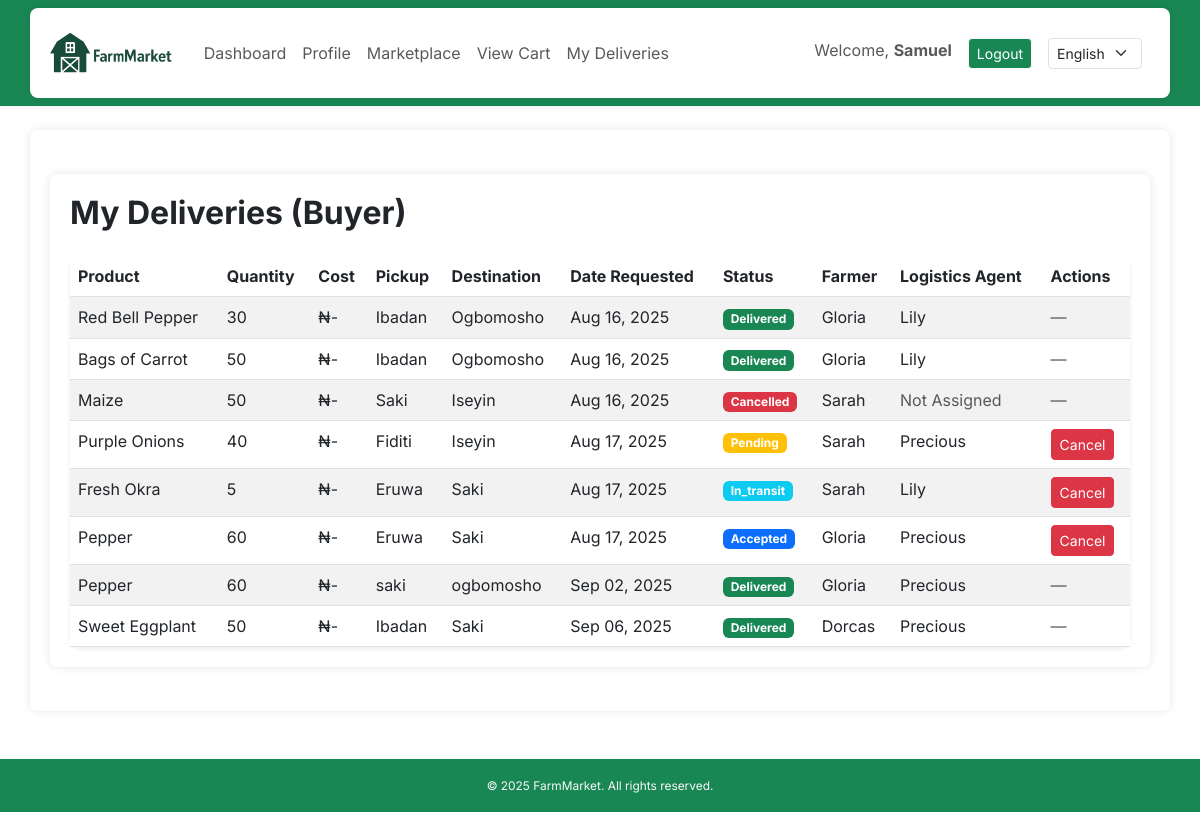
Before: /delivery/my/ (signed in) with the older database file.
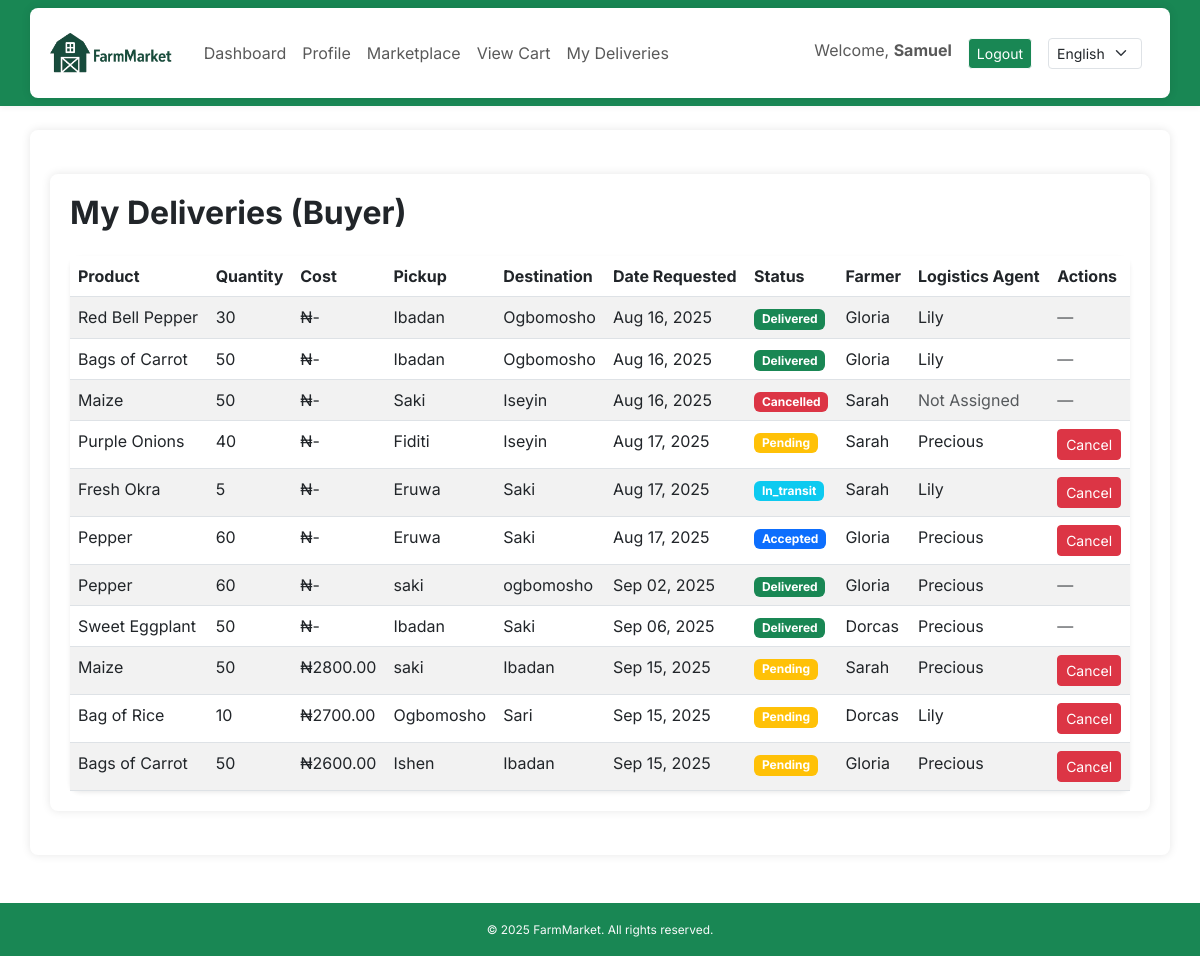
After: the same page with the newer database file.
### core/models.py (models this page shows, shortened)
class DeliveryRequest(models.Model):
    STATUS_CHOICES = [
        ('pending', 'Pending'),
        ('accepted', 'Accepted'),
        ('in_transit', 'In Transit'),
        ('delivered', 'Delivered'),
        ('cancelled', 'Cancelled'),
    ]
    product = models.ForeignKey(Product, on_delete=models.CASCADE)
    buyer = models.ForeignKey(User, on_delete=models.SET_NULL, null=True, blank=True, related_name="buyer_delivery_requests")
    farmer = models.ForeignKey(User, on_delete=models.CASCADE, related_name="farmer_delivery_requests")
    logistics_agent = models.ForeignKey(User, on_delete=models.SET_NULL, null=True, blank=True, related_name='deliveries_handled')
    pickup_location = models.CharField(max_length=100)
    destination = models.CharField(max_length=100)
    status = models.CharField(max_length=20, choices=STATUS_CHOICES, default='pending')
    delivery_cost = models.DecimalField(max_digits=10, decimal_places=2, null=True, blank=True)
    requested_for_group = models.BooleanField(default=False)
    date_requested = models.DateTimeField(auto_now_add=True)

class Product(models.Model):
    farmer = models.ForeignKey(User, on_delete=models.CASCADE)
    title = models.CharField(_("Title"), max_length=100)
    description = models.TextField(_("Description"))
    price = models.DecimalField(max_digits=10, decimal_places=2)
    quantity = models.PositiveIntegerField()
    city = models.CharField(max_length=100)
    state = models.CharField(max_length=100, default="Oyo State")
    category = models.CharField(max_length=20, choices=CROP_CHOICES, default='Tomato')
    image = models.ImageField(upload_to='product_images/', blank=True, null=True)
    date_posted = models.DateTimeField(auto_now_add=True)

### core/views.py (the view)
# urls.py: path('delivery/my/', views.my_delivery_requests, name='my_deliveries'),
@login_required
def my_delivery_requests(request):
    role = request.user.profile.role
    if role == 'farmer':
        deliveries = DeliveryRequest.objects.filter(farmer=request.user)
        title = "My Delivery Requests (Farmer)"
    elif role == 'buyer':
        deliveries = DeliveryRequest.objects.filter(buyer=request.user)
        title = "My Deliveries (Buyer)"
    elif role == 'logistics':
        deliveries = DeliveryRequest.objects.all()  # logistics sees all
        title = "All Deliveries (Logistics)"
    else:
        messages.error(request, "You do not have access to deliveries.")
        return redirect('home')
    return render(request, 'core/my_deliveries.html', {
        'deliveries': deliveries,
        'title': title,
        'role': role
    })

### core/context_processors.py (called while the page is built)
def language_code(request):
    return {
        'LANGUAGE_CODE': translation.get_language()
    }

### core/templates/core/my_deliveries.html (shortened to what this page needs)
{% extends 'core/base.html' %}
{% load i18n %}
{% block content %}
<div class="container my-4">
    <h2 class="mb-4 fw-bold">{% trans title %}</h2>
    <div class="card shadow-sm">
        <div class="card-body p-0">
            <div class="table-responsive">
                <table class="table table-striped mb-0">
                    <thead class="thead-dark">
                        <tr>
                            <th>{% trans "Product" %}</th>
                            <th>{% trans "Quantity" %}</th>
                            <th>{% trans "Cost" %}</th>
                            <th>{% trans "Pickup" %}</th>
                            <th>{% trans "Destination" %}</th>
                            <th>{% trans "Date Requested" %}</th>
                            <th>{% trans "Status" %}</th>
                            <th>
                                {% if role == 'farmer' %}
                                    {% trans "Buyer" %}
                                {% elif role == 'buyer' %}
                                    {% trans "Farmer" %}
                                {% else %}
                                    {% trans "Farmer / Buyer" %}
                                {% endif %}
                            </th>
                            <th>{% trans "Logistics Agent" %}</th>
                            <th>{% trans "Actions" %}</th>
                        </tr>
                    </thead>
                    <tbody>
                        {% for delivery in deliveries %}
                        <tr>
                            <td>{{ delivery.product.title }}</td>
                            <td>{{ delivery.product.quantity }}</td>
                            <td>₦{{ delivery.delivery_cost|default:"-" }}</td>
                            <td>{{ delivery.pickup_location }}</td>
                            <td>{{ delivery.destination }}</td>
                            <td>{{ delivery.date_requested|date:"M d, Y" }}</td>
                            <td>
                                <span class="badge
                                    {% if delivery.status == 'pending' %}bg-warning
                                    {% elif delivery.status == 'accepted' %}bg-primary
                                    {% elif delivery.status == 'in_transit' %}bg-info
                                    {% elif delivery.status == 'delivered' %}bg-success
                                    {% elif delivery.status == 'cancelled' %}bg-danger
                                    {% else %}bg-secondary
                                    {% endif %}">
                                    {{ delivery.status|capfirst }}
                                </span>
                            </td>
                            <td>
                                {% if role == 'farmer' %}
                                    {% if delivery.buyer %}
                                      {{ delivery.buyer.username }}
                                    {% else %}
                                        {% trans "Not Assigned" %}
                                    {% endif %}
                                {% elif role == 'buyer' %}
                                    {% if delivery.farmer %}
                                      {{ delivery.farmer.username }}
                                    {% else %}
                                        {% trans "Not Assigned" %}
                                    {% endif %}
                                {% endif %}
                            </td>
                            <td>
                                {% if delivery.logistics_agent %}
                                    {{ delivery.logistics_agent.username }}
                                {% else %}
                                    <span class="text-muted">{% trans "Not Assigned" %}</span>
                                {% endif %}
                            </td>
                            <td>
                                {% if role == 'farmer' and delivery.farmer == request.user and delivery.status != 'delivered' and delivery.status != 'cancelled' %}
                                    <a href="{% url 'update_delivery_status' delivery.id 'cancelled' %}" class="btn btn-sm btn-danger">{% trans "Cancel" %}</a>
                                {% elif role == 'buyer' and delivery.buyer == request.user and delivery.status != 'delivered' and delivery.status != 'cancelled' %}
                                    <a href="{% url 'update_delivery_status' delivery.id 'cancelled' %}" class="btn btn-sm btn-danger">{% trans "Cancel" %}</a>
                                {% else %}
                                    <span class="text-muted">—</span>
                                {% endif %}
                            </td>
                        </tr>
                        {% empty %}
                        <tr>
                            <td colspan="7" class="text-center text-muted">{% trans "You haven't made any delivery requests yet." %}</td>
                        </tr>
                        {% endfor %}
                    </tbody>
                </table>
            </div>
        </div>
    </div>
</div>
{% endblock %}

### core/templates/core/base.html (shortened to what this page needs)
{% load static %}
{% load i18n %}
<!DOCTYPE html>
<html lang="en">
<head>
  <link href="https://cdn.jsdelivr.net/npm/bootstrap@5.3.0/dist/css/bootstrap.min.css" rel="stylesheet" />
  <link rel="stylesheet" href="https://cdn.jsdelivr.net/npm/bootstrap-icons@1.11.3/font/bootstrap-icons.css">
  <link rel="stylesheet" href="{% static 'core/styles.css' %}" />
</head>
<body>
<header>
<nav class="navbar navbar-expand-lg custom-green">
    <div class="container">
        <a class="navbar-brand d-flex align-items-center" href="{% url 'home' %}">
            <img src="{% static 'core/images/logo.png' %}" alt="Logo" height="40" class="me-2">
        </a>
        <div class="collapse navbar-collapse" id="navbarNav">
            <ul class="navbar-nav me-auto">
                {% if user.is_authenticated %}
                    {% if user.profile.role == 'logistics' %}
                        <li class="nav-item"><a class="nav-link" href="{% url 'logistics_dashboard' %}">{% trans "Dashboard" %}</a></li>
                        <li class="nav-item"><a class="nav-link" href="{% url 'profile' %}">{% trans "Profile" %}</a></li>
                        <li class="nav-item"><a class="nav-link" href="{% url 'my_deliveries' %}">{% trans "My Deliveries" %}</a></li>
                        <li class="nav-item"><a class="nav-link" href="{% url 'pending_deliveries' %}">{% trans "Pending Deliveries" %}</a></li>
                    {% elif user.profile.role == 'buyer' %}
                        <li class="nav-item"><a class="nav-link" href="{% url 'buyer_dashboard' %}">{% trans "Dashboard" %}</a></li>
                        <li class="nav-item"><a class="nav-link" href="{% url 'profile' %}">{% trans "Profile" %}</a></li>
                        <li class="nav-item"><a class="nav-link" href="{% url 'product_list' %}">{% trans "Marketplace" %}</a></li>
                        <li class="nav-item"><a class="nav-link" href="{% url 'view_cart' %}">{% trans "View Cart" %}</a></li>
                        <li class="nav-item"><a class="nav-link" href="{% url 'my_deliveries' %}">{% trans "My Deliveries" %}</a></li>
                    {% else %}
                        <li class="nav-item"><a class="nav-link" href="{% url 'home' %}">{% trans "Home" %}</a></li>
                    {% endif %}
                {% else %}
                    <li class="nav-item"><a class="nav-link" href="{% url 'login' %}">{% trans "Login" %}</a></li>
                    <li class="nav-item"><a class="nav-link" href="{% url 'register' %}">{% trans "Register" %}</a></li>
                {% endif %}
            </ul>
            {% if user.is_authenticated %}
                <ul class="navbar-nav">
                    <li class="nav-item me-3">
                        <span class="navbar-text">
                            {% trans "Welcome" %}, <strong>{{ user.username }}</strong>
                        </span>
                    </li>
                    <li class="nav-item">
                        <a class="btn btn-success btn-sm border-light" href="{% url 'logout' %}">{% trans "Logout" %}</a>
                    </li>
                </ul>
            {% endif %}
            <form action="{% url 'set_language' %}" method="post" class="d-flex align-items-center ms-3">
                <select name="language" class="form-select form-select-sm me-2" onchange="this.form.submit()">
                    <option value="en" {% if LANGUAGE_CODE == 'en' %}selected{% endif %}>English</option>
                </select>
            </form>
        </div>
    </div>
</nav>
</header>
  <main class="container mt-4">
    {% block content %}{% endblock %}
  </main>
  <footer class="text-center mt-5 mb-3 text-light custom-green p-3">
    <small>&copy; 2025 FarmMarket. {% trans "All rights reserved." %}</small>
</footer>
</body>
</html>

### static/core/styles.css (style rules this page uses)
body { background-color: white; font-family: 'Inter', sans-serif; }
.custom-green { background-color: #198754; }
.navbar-brand { font-weight: bold; color: #2c3e50 !important; }
.navbar { box-shadow: 0 2px 6px rgba(0,0,0,0.05); }
.container { background-color: #fff; padding: 20px; border-radius: 8px; box-shadow: 0 0 10px rgba(0,0,0,0.1); }
.card { border: none; border-radius: 10px; transition: transform 0.2s ease-in-out; }
footer.custom-green { font-size: 0.85rem; color: #fff; }

Changed rows visible on the page:
added DeliveryRequest: product "Maize", product.quantity "50", delivery_cost "2800.00", pickup_location "saki", destination "Ibadan", date_requested "Sep 15, 2025", status "Pending", farmer.username "Sarah", logistics_agent.username "Precious"
added DeliveryRequest: product "Bag of Rice", product.quantity "10", delivery_cost "2700.00", pickup_location "Ogbomosho", destination "Sari", date_requested "Sep 15, 2025", status "Pending", farmer.username "Dorcas", logistics_agent.username "Lily"
added DeliveryRequest: product "Bags of Carrot", product.quantity "50", delivery_cost "2600.00", pickup_location "Ishen", destination "Ibadan", date_requested "Sep 15, 2025", status "Pending", farmer.username "Gloria", logistics_agent.username "Precious"
